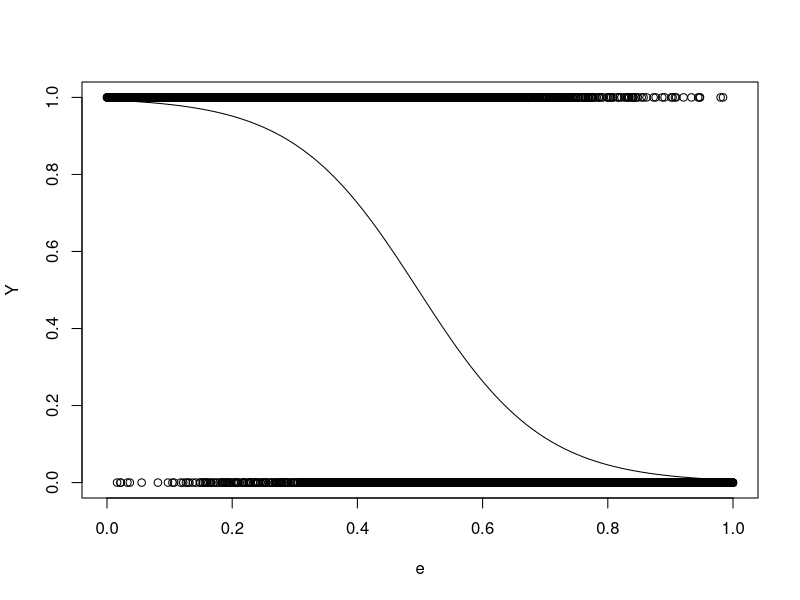

This chart was generated by the following R code:
## ---- chunk 1
knitr::opts_chunk$set(echo = TRUE)
set.seed(123)
#library(ggplot2)
rows = 10**4 
## ---- chunk 2
e<-runif(n = rows, min = 0, max = 1)
Y<- sapply(X = e,function(z) rbinom(n = 1,size = 1,prob = 1/(1+exp(-10*(0.5 -z)))))
a<-sample(x = 1:10,replace = TRUE,size = rows)
b<-rnorm(n = rows,mean = 0,sd = 1)
c<-rnorm(n = rows,mean = 1,sd = 2)
d<-rnorm(n = rows,mean = 0,sd = 2)
f<-rpois(n = rows, lambda = 5)
g<-rbinom(n = rows, size = 5,prob = 0.3)
h<-rnbinom(n = rows, size = 5, prob = 0.3)

df<-data.frame(a,b,c,d,e,f,g,h,Y)
#colnames(df)<-c(letters[1:(ncol(df)-1)],"Y")
print(head(df))
## ---- chunk 3
cor(df)[,"Y"]
  

## ---- chunk 4
write.table(x = df, file = "dataset1.tsv",col.names = TRUE, row.names = FALSE,sep ="\t")

## ---- chunk 5
logi<-glm(formula = Y ~ e, family = "binomial",data = df)

print(logi)
## ---- chunk 6
sam<-sample(x = 1:10**4,size = 500)
plot(x = e,y=Y)
curve(predict(logi,data.frame(e=x),type="resp"),add=TRUE)

## ---- chunk 7
preds<-predict.glm(logi, newdata= data.frame(e=c(0.6,0.1)),type = "response")
